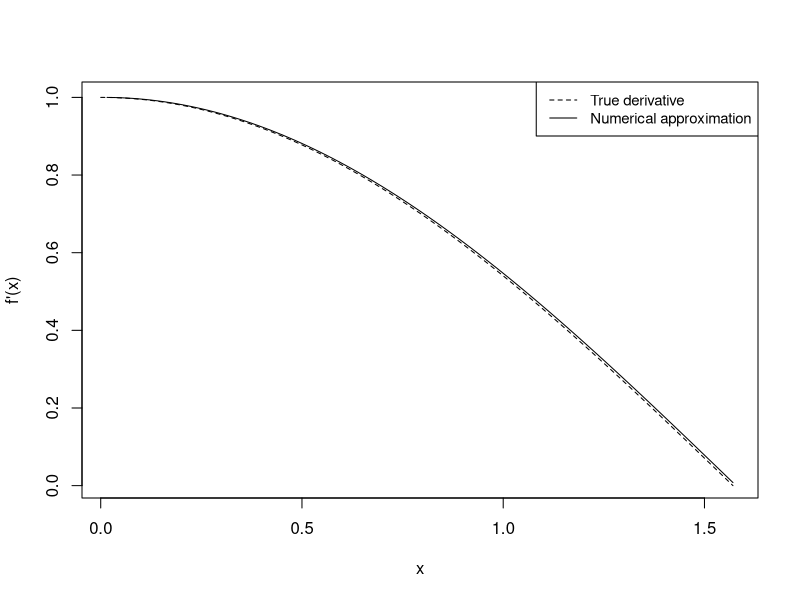
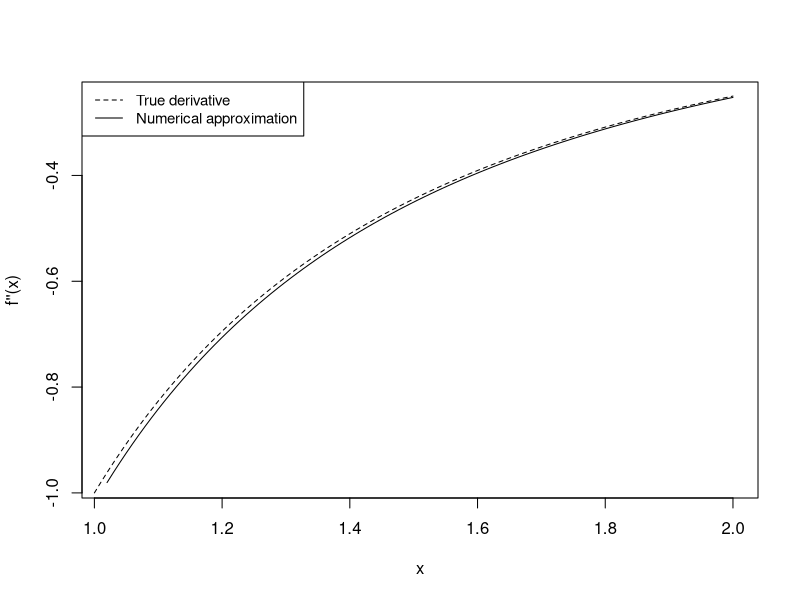
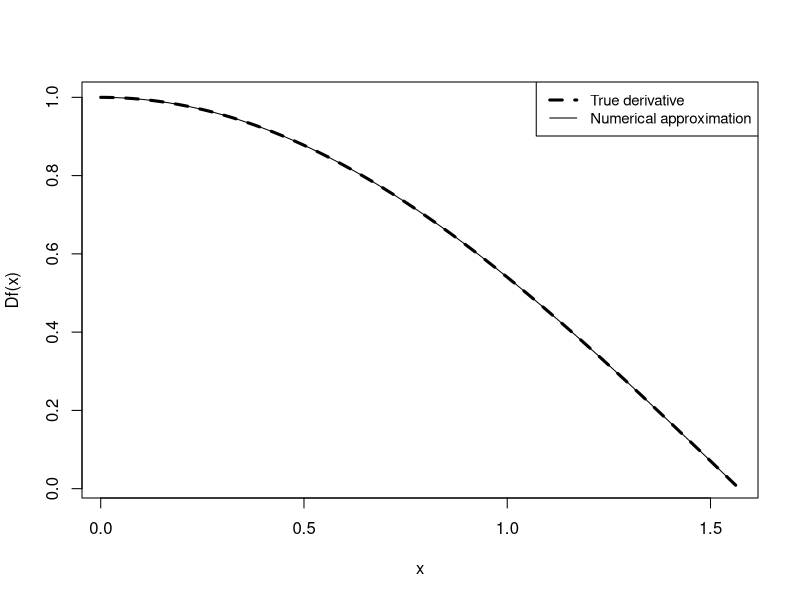
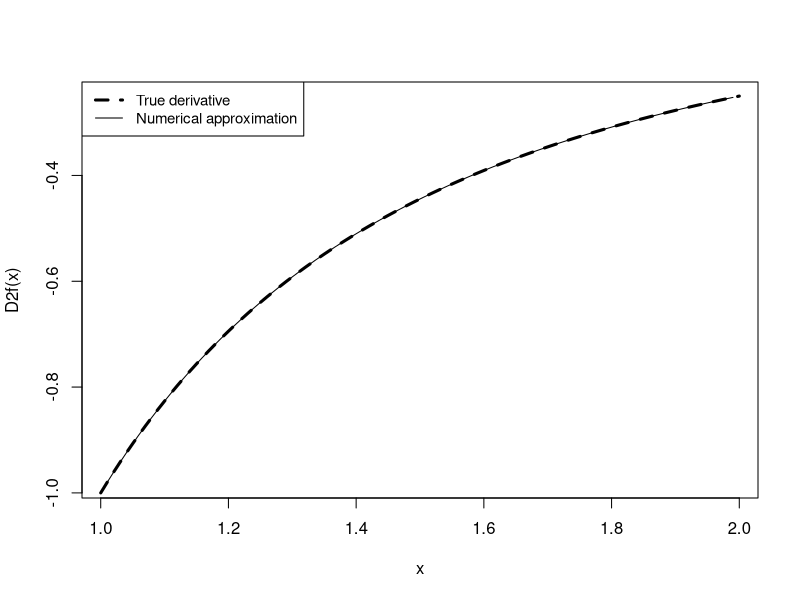

Write R code to recreate these figures, in order.
#############################
# A simple function for 
# numerical differentiation
#############################


# Inputs 
# f: function to differentiate
# a: lower bound of study interval 
# b: upper bound of study interval
# order: order of differentiation (default=1)
# n: grid size (default = 100)

# Output
# A list with components
#   x:     evaluation grid
#   deriv: numerical derivative
#   order: differentiation order
 
numDiff1 <- function(f,a,b,order=1,n=100)
{
	stopifnot(a < b)
	k <- as.integer(order)	
	x <- seq(a,b,len=n+k)
	h <- x[2] - x[1]
	fx <- sapply(x,f)
	Dkfx <- diff(fx, differences=k) / h^k
	return(list(x=tail(x,n), deriv=Dkfx, order=k))	
}


# >@@@@ How would you modify the function   @@@@< #
# >@@@@ to calculate backward differences?  @@@@< #



########
# Tests
########



## Test 1: first derivative of sine function
result1 <- numDiff1(sin,0,pi/2,order=1,n=100)
plot(result1$x, result1$deriv, type="l", xlab="x", ylab="f'(x)")
curve(cos, 0, pi/2, add=TRUE, lty=2)
legend("topright", c("True derivative","Numerical approximation"), 
	lty=2:1, cex=.9)


## Test 2: second derivative of logarithmic function
f <- log
D2f <- function(x) -1/x^2
result2 <- numDiff1(f,1,2,order=2,n=100)
plot(result2$x, result2$deriv, type="l", xlab="x", ylab="f''(x)")
curve(D2f, 1, 2, add=TRUE, lty=2)
legend("topleft", c("True derivative","Numerical approximation"), 
	lty=2:1, cex=.9)



###############################
# A more accurate function for 
# numerical differentiation
###############################


numDiff2 <- function(f,a,b,order=1,n=100)
{
	stopifnot(a < b)
	k <- as.integer(order)	
	if (k == 0) { # case: no derivative
		x <- seq(a,b,len=n)
		fx <- tryCatch(f(x), error = function(e) NULL)
		if (is.null(fx) || length(fx) != n)
			fx <- sapply(x,f)	
		Dkfx <- fx		
	} else { 
		odd <- (k %% 2 == 1)
		m <- ifelse(odd, k+2, k+1) # number of support points
		x <- seq(a,b,len=n+m-1) # evaluation grid
		h <- x[2] - x[1] # mesh size
		halfm <- (m-1)/2
		pos <- (-halfm):halfm
		lhs <- matrix(0,m,m)
		for (i in 1:m) lhs[i,] <- pos^(i-1)
		rhs <- numeric(m)
		rhs[k+1] <- factorial(k)/h^k
		coefs <- solve(lhs,rhs) # coefficients in derivative formula
		fx <- tryCatch(f(x), error = function(e) NULL)
		if (is.null(fx) || length(fx) != n)
			fx <- sapply(x,f)	
		x <- x[(halfm+1):(n+halfm)]
		Dkfx <- filter(fx,rev(coefs))
		Dkfx <- na.omit(Dkfx)		
	}

	return(list(x=x, deriv=Dkfx, order=k))	
	
}


# >@@@@ How would you modify the function to        @@@@< #
# >@@@@ calculate forward and backward differences  @@@@< #
# >@@@@ near the boundaries? That is, use endpoint  @@@@< #
# >@@@@ formula instead of midpoint at boundaries   @@@@< #





######################
# Redo previous tests 
# with new function
######################

## Test 1: first derivative of sine function
result1.new <- numDiff2(sin, 0, pi/2, order=1,n=100)
plot(result1.new$x, result1.new$deriv, type="l", xlab="x", ylab="Df(x)")
curve(cos, 0, pi/2, add=TRUE, lty=2, lwd=3)
legend("topright", c("True derivative","Numerical approximation"), 
	lty=2:1, lwd=c(3,1), cex=.9)


## Test 2: second derivative of logarithmic function
f <- log
D2f <- function(x) -1/x^2
result2.new <- numDiff2(f, 1, 2, order=2, n=100)
plot(result2.new$x, result2.new$deriv, type="l", xlab="x", ylab="D2f(x)")
curve(D2f, 1, 2, add=TRUE, lty=2, lwd=3)
legend("topleft", c("True derivative","Numerical approximation"), 
	lty=c(2,1), lwd=c(3,1), cex=.9)


# Compare accuracy of approximations 
# in terms of mean absolute error
tab <- matrix(,2,2)
dimnames(tab) <- list(method=c("forward","higher"), 
	test=c("sin","log"))
tab["forward","sin"] <- mean(abs(result1$deriv-cos(result1$x)))
tab["forward","log"] <- mean(abs(result2$deriv +1/(result2$x)^2))
tab["higher","sin"] <- mean(abs(result1.new$deriv-cos(result1.new$x)))
tab["higher","log"] <- mean(abs(result2.new$deriv +1/(result2.new$x)^2))
tab



# >@@@@ Try running numDiff1 and numDiff2 with             <@@@@ #
# >@@@@ different values of n and different test functions <@@@@ #
# >@@@@ Can you find an example for which numerical        <@@@@ #
# >@@@@ differentiation is very inaccurate?                <@@@@ #


